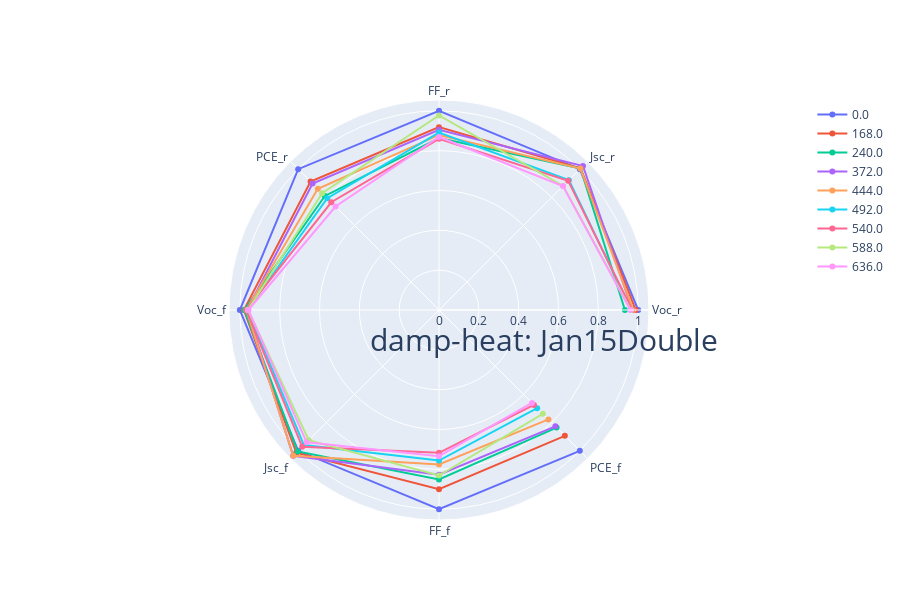
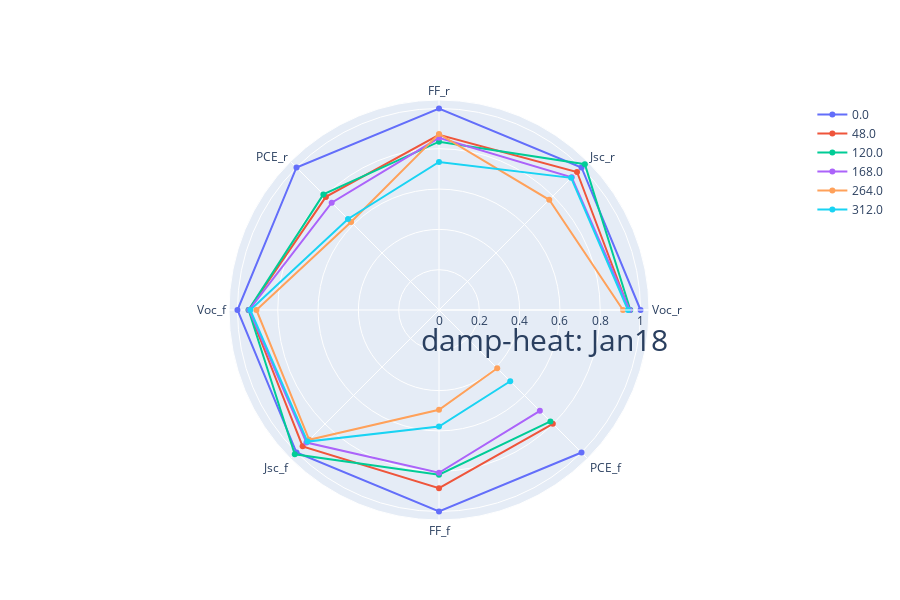
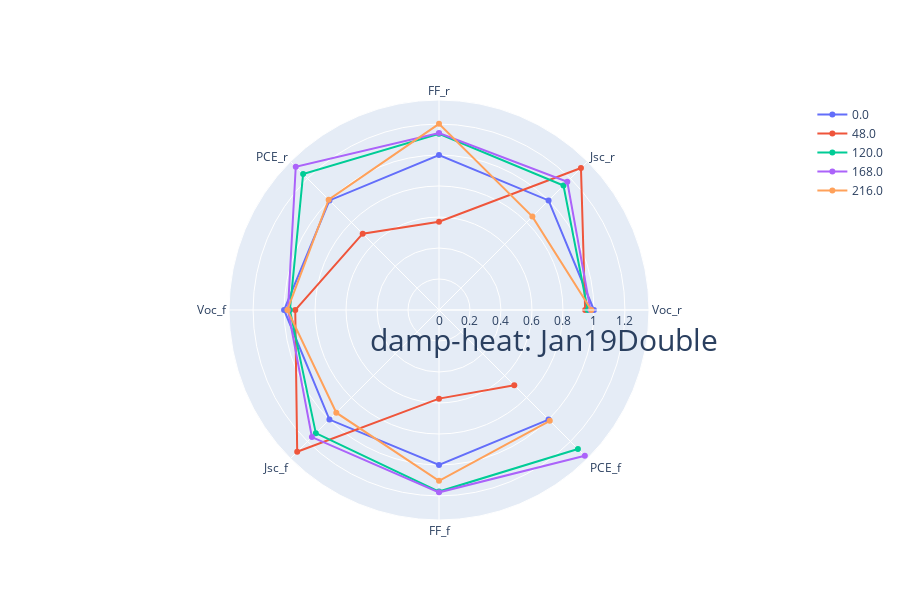
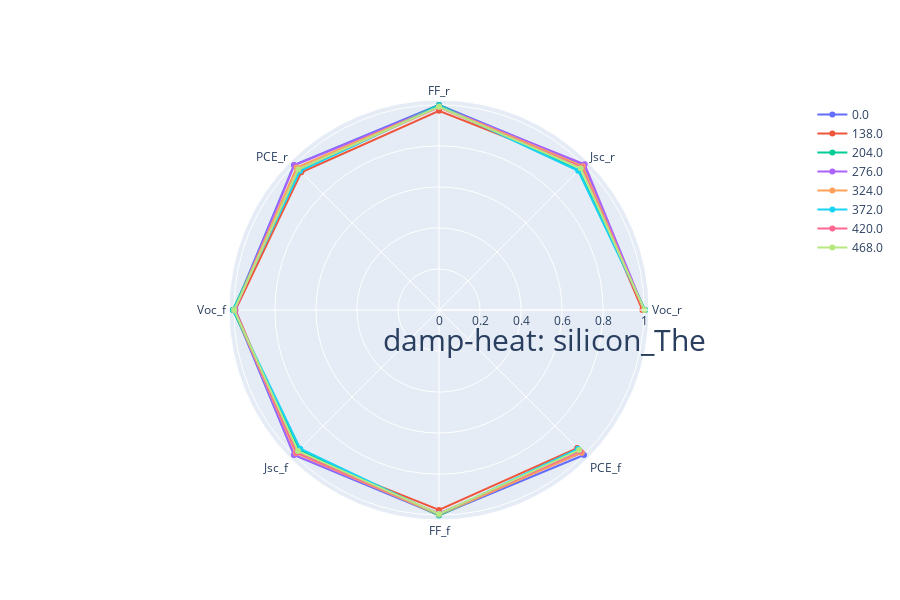

Notebook source saved alongside these figures, in order:
### Markdown cell above
## Draw all cell performance change ratio

### Code cell
mf.draw_cell_performance(data)

### Figure 1 — Plotly figure (JSON) as saved in the notebook; plotly's stock layout.template omitted (floating-point values rounded to 4 significant figures)
{"data": [{"name": "0.0", "r": [1, 1, 1, 1, 1, 1, 1, 1], "theta": ["Voc_r", "Jsc_r", "FF_r", "PCE_r", "Voc_f", "Jsc_f", "FF_f", "PCE_f"], "type": "scatterpolar"}, {"name": "168.0", "r": [0.9875, 1.006, 0.918, 0.912, 0.9796, 1.013, 0.9001, 0.8936], "theta": ["Voc_r", "Jsc_r", "FF_r", "PCE_r", "Voc_f", "Jsc_f", "FF_f", "PCE_f"], "type": "scatterpolar"}, {"name": "240.0", "r": [0.9334, 1.005, 0.8635, 0.8099, 0.977, 1.004, 0.8512, 0.8349], "theta": ["Voc_r", "Jsc_r", "FF_r", "PCE_r", "Voc_f", "Jsc_f", "FF_f", "PCE_f"], "type": "scatterpolar"}, {"name": "372.0", "r": [0.9707, 1.022, 0.9048, 0.8979, 0.9644, 1.036, 0.8273, 0.8261], "theta": ["Voc_r", "Jsc_r", "FF_r", "PCE_r", "Voc_f", "Jsc_f", "FF_f", "PCE_f"], "type": "scatterpolar"}, {"name": "444.0", "r": [0.975, 1.004, 0.8789, 0.8605, 0.9676, 1.035, 0.7759, 0.777], "theta": ["Voc_r", "Jsc_r", "FF_r", "PCE_r", "Voc_f", "Jsc_f", "FF_f", "PCE_f"], "type": "scatterpolar"}, {"name": "492.0", "r": [0.9659, 0.9222, 0.8909, 0.7935, 0.9616, 0.9591, 0.7559, 0.6971], "theta": ["Voc_r", "Jsc_r", "FF_r", "PCE_r", "Voc_f", "Jsc_f", "FF_f", "PCE_f"], "type": "scatterpolar"}, {"name": "540.0", "r": [0.9701, 0.9173, 0.8597, 0.765, 0.9679, 0.9713, 0.7172, 0.6743], "theta": ["Voc_r", "Jsc_r", "FF_r", "PCE_r", "Voc_f", "Jsc_f", "FF_f", "PCE_f"], "type": "scatterpolar"}, {"name": "588.0", "r": [0.9638, 0.8813, 0.9767, 0.8297, 0.9592, 0.9249, 0.8311, 0.7374], "theta": ["Voc_r", "Jsc_r", "FF_r", "PCE_r", "Voc_f", "Jsc_f", "FF_f", "PCE_f"], "type": "scatterpolar"}, {"name": "636.0", "r": [0.9613, 0.8799, 0.8686, 0.7347, 0.9572, 0.9398, 0.7339, 0.6602], "theta": ["Voc_r", "Jsc_r", "FF_r", "PCE_r", "Voc_f", "Jsc_f", "FF_f", "PCE_f"], "type": "scatterpolar"}], "layout": {"height": 600, "polar": {"radialaxis": {"title": {"font": {"size": 30}, "text": "damp-heat: Jan15Double"}, "visible": true}}, "showlegend": true}}

### Figure 2 — Plotly figure (JSON) as saved in the notebook; plotly's stock layout.template omitted (floating-point values rounded to 4 significant figures)
{"data": [{"name": "0.0", "r": [1, 1, 1, 1, 1, 1, 1, 1], "theta": ["Voc_r", "Jsc_r", "FF_r", "PCE_r", "Voc_f", "Jsc_f", "FF_f", "PCE_f"], "type": "scatterpolar"}, {"name": "48.0", "r": [0.9433, 0.9685, 0.8689, 0.7937, 0.9441, 0.9569, 0.884, 0.7987], "theta": ["Voc_r", "Jsc_r", "FF_r", "PCE_r", "Voc_f", "Jsc_f", "FF_f", "PCE_f"], "type": "scatterpolar"}, {"name": "120.0", "r": [0.9494, 1.023, 0.8351, 0.8113, 0.9449, 1.012, 0.8175, 0.7817], "theta": ["Voc_r", "Jsc_r", "FF_r", "PCE_r", "Voc_f", "Jsc_f", "FF_f", "PCE_f"], "type": "scatterpolar"}, {"name": "168.0", "r": [0.9462, 0.9313, 0.8545, 0.753, 0.9421, 0.9302, 0.8077, 0.7078], "theta": ["Voc_r", "Jsc_r", "FF_r", "PCE_r", "Voc_f", "Jsc_f", "FF_f", "PCE_f"], "type": "scatterpolar"}, {"name": "264.0", "r": [0.913, 0.7735, 0.8738, 0.617, 0.9059, 0.9109, 0.495, 0.4085], "theta": ["Voc_r", "Jsc_r", "FF_r", "PCE_r", "Voc_f", "Jsc_f", "FF_f", "PCE_f"], "type": "scatterpolar"}, {"name": "312.0", "r": [0.9377, 0.9273, 0.7344, 0.6386, 0.9366, 0.9232, 0.578, 0.4998], "theta": ["Voc_r", "Jsc_r", "FF_r", "PCE_r", "Voc_f", "Jsc_f", "FF_f", "PCE_f"], "type": "scatterpolar"}], "layout": {"height": 600, "polar": {"radialaxis": {"title": {"font": {"size": 30}, "text": "damp-heat: Jan18"}, "visible": true}}, "showlegend": true}}

### Figure 3 — Plotly figure (JSON) as saved in the notebook; plotly's stock layout.template omitted (floating-point values rounded to 4 significant figures)
{"data": [{"name": "0.0", "r": [1, 1, 1, 1, 1, 1, 1, 1], "theta": ["Voc_r", "Jsc_r", "FF_r", "PCE_r", "Voc_f", "Jsc_f", "FF_f", "PCE_f"], "type": "scatterpolar"}, {"name": "48.0", "r": [0.9433, 1.296, 0.5698, 0.6965, 0.9279, 1.294, 0.5721, 0.6871], "theta": ["Voc_r", "Jsc_r", "FF_r", "PCE_r", "Voc_f", "Jsc_f", "FF_f", "PCE_f"], "type": "scatterpolar"}, {"name": "120.0", "r": [0.9602, 1.136, 1.137, 1.24, 0.9624, 1.124, 1.172, 1.268], "theta": ["Voc_r", "Jsc_r", "FF_r", "PCE_r", "Voc_f", "Jsc_f", "FF_f", "PCE_f"], "type": "scatterpolar"}, {"name": "168.0", "r": [0.9775, 1.171, 1.142, 1.308, 0.975, 1.16, 1.177, 1.331], "theta": ["Voc_r", "Jsc_r", "FF_r", "PCE_r", "Voc_f", "Jsc_f", "FF_f", "PCE_f"], "type": "scatterpolar"}, {"name": "216.0", "r": [0.9831, 0.8526, 1.202, 1.007, 0.9786, 0.9375, 1.102, 1.011], "theta": ["Voc_r", "Jsc_r", "FF_r", "PCE_r", "Voc_f", "Jsc_f", "FF_f", "PCE_f"], "type": "scatterpolar"}], "layout": {"height": 600, "polar": {"radialaxis": {"title": {"font": {"size": 30}, "text": "damp-heat: Jan19Double"}, "visible": true}}, "showlegend": true}}

### Figure 4 — Plotly figure (JSON) as saved in the notebook; plotly's stock layout.template omitted (floating-point values rounded to 4 significant figures)
{"data": [{"name": "0.0", "r": [1, 1, 1, 1, 1, 1, 1, 1], "theta": ["Voc_r", "Jsc_r", "FF_r", "PCE_r", "Voc_f", "Jsc_f", "FF_f", "PCE_f"], "type": "scatterpolar"}, {"name": "138.0", "r": [0.9915, 0.9859, 0.9711, 0.9493, 0.9923, 0.9848, 0.9744, 0.9523], "theta": ["Voc_r", "Jsc_r", "FF_r", "PCE_r", "Voc_f", "Jsc_f", "FF_f", "PCE_f"], "type": "scatterpolar"}, {"name": "204.0", "r": [1.005, 0.9634, 0.9998, 0.9683, 1.005, 0.9622, 1.002, 0.9695], "theta": ["Voc_r", "Jsc_r", "FF_r", "PCE_r", "Voc_f", "Jsc_f", "FF_f", "PCE_f"], "type": "scatterpolar"}, {"name": "276.0", "r": [1.001, 1.004, 0.9928, 0.9981, 0.9937, 0.9987, 0.9917, 0.9841], "theta": ["Voc_r", "Jsc_r", "FF_r", "PCE_r", "Voc_f", "Jsc_f", "FF_f", "PCE_f"], "type": "scatterpolar"}, {"name": "324.0", "r": [0.9976, 0.9908, 0.9931, 0.9817, 0.9991, 0.986, 0.9987, 0.9838], "theta": ["Voc_r", "Jsc_r", "FF_r", "PCE_r", "Voc_f", "Jsc_f", "FF_f", "PCE_f"], "type": "scatterpolar"}, {"name": "372.0", "r": [1.004, 0.9596, 0.9947, 0.9579, 1.003, 0.9565, 0.9978, 0.9569], "theta": ["Voc_r", "Jsc_r", "FF_r", "PCE_r", "Voc_f", "Jsc_f", "FF_f", "PCE_f"], "type": "scatterpolar"}, {"name": "420.0", "r": [0.9993, 0.9833, 0.9881, 0.9709, 0.9971, 0.9817, 0.9941, 0.9731], "theta": ["Voc_r", "Jsc_r", "FF_r", "PCE_r", "Voc_f", "Jsc_f", "FF_f", "PCE_f"], "type": "scatterpolar"}, {"name": "468.0", "r": [1.002, 0.9771, 0.991, 0.9702, 0.9986, 0.9727, 0.9945, 0.966], "theta": ["Voc_r", "Jsc_r", "FF_r", "PCE_r", "Voc_f", "Jsc_f", "FF_f", "PCE_f"], "type": "scatterpolar"}], "layout": {"height": 600, "polar": {"radialaxis": {"title": {"font": {"size": 30}, "text": "damp-heat: silicon_The"}, "visible": true}}, "showlegend": true}}
